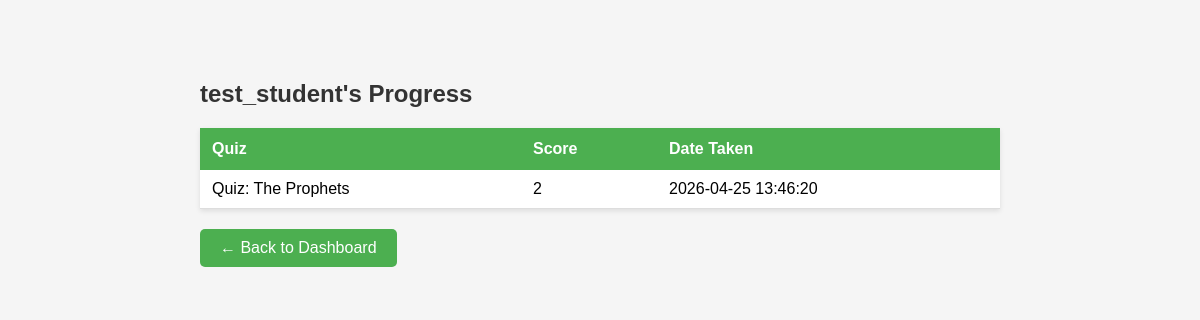
The app's page /teacher/student/4 (signed in) with its own data.
### tables this page shows
CREATE TABLE Users (
    user_ID INTEGER PRIMARY KEY AUTOINCREMENT,
    username VARCHAR(50) UNIQUE NOT NULL,
    password VARCHAR(250) NOT NULL,
    role VARCHAR(20) NOT NULL -- 'could be teacher or student'
);

CREATE TABLE Quiz_Results (
    result_ID INTEGER PRIMARY KEY AUTOINCREMENT,
    user_ID INTEGER,
    quiz_ID INTEGER,
    score INTEGER,
    completion_date DATETIME DEFAULT CURRENT_TIMESTAMP,
    FOREIGN KEY (user_ID) REFERENCES Users(user_ID),
    FOREIGN KEY (quiz_ID) REFERENCES Quiz (quiz_ID)
);

CREATE TABLE Quiz (
    quiz_ID INTEGER PRIMARY KEY AUTOINCREMENT,
    lesson_ID INTEGER,
    title VARCHAR(250) NOT NULL,
    FOREIGN KEY (lesson_ID) REFERENCES Lessons(lesson_ID) ON DELETE CASCADE
);

### app.py (the view)
@app.route('/teacher/student/<int:user_ID>')
def view_student(user_ID):
    if session.get('role') != 'teacher':
        return redirect(url_for('lessons'))
    conn = get_db()
    cursor = conn.cursor()
    cursor.execute("SELECT * FROM Users WHERE user_ID=?", (user_ID,))
    student = cursor.fetchone()
    cursor.execute("""
        SELECT Quiz.title, Quiz_Results.score, Quiz_Results.completion_date
        FROM Quiz_Results
        JOIN Quiz ON Quiz_Results.quiz_ID = Quiz.quiz_ID
        WHERE Quiz_Results.user_ID = ?
        ORDER BY Quiz_Results.completion_date DESC
    """, (user_ID,))
    results = cursor.fetchall()
    conn.close()
    return render_template('view_student_progress.html', student=student, results=results)

### app.py (called while the page is built)
def get_db():
    conn = sqlite3.connect(DB_NAME)
    conn.execute("PRAGMA foreign_keys = ON")  #this enforces FK constraints
    return conn

### templates/view_student_progress.html (shortened to what this page needs)
<!DOCTYPE html>
<html>
<head>
</head>
<body>
<h2>{{ student[1] }}'s Progress</h2>
<table>
    <tr>
        <th>Quiz</th>
        <th>Score</th>
        <th>Date Taken</th>
    </tr>
    {% for result in results %}
    <tr>
        <td>{{ result[0] }}</td>
        <td>{{ result[1] }}</td>
        <td>{{ result[2] }}</td>
    </tr>
    {% endfor %}
</table>
<a class="btn" href="/teacher/dashboard">← Back to Dashboard</a>
</body>
</html>

### templates/view_student_progress.html (style rules this page uses)
body { font-family: Arial; max-width: 800px; margin: 40px auto; background: #f5f5f5; padding: 20px; }
h2 { color: #333; }
table { width: 100%; border-collapse: collapse; background: white; box-shadow: 0 2px 5px rgba(0,0,0,0.1); }
th { background: #4CAF50; color: white; padding: 12px; text-align: left; }
td { padding: 10px 12px; border-bottom: 1px solid #ddd; }
a.btn { display: inline-block; margin-top: 20px; padding: 10px 20px; background: #4CAF50; color: white; border-radius: 5px; text-decoration: none; }

### records on screen
Users: username "test_student"
Quiz_Results: title "Quiz: The Prophets", score "2", completion_date "2026-04-25 13:46:20"
